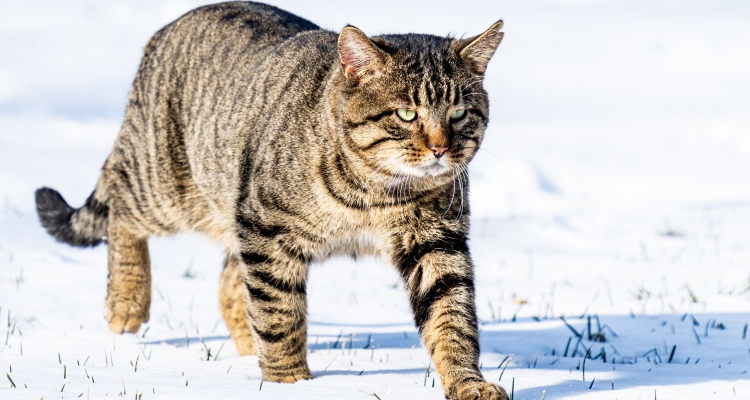
#> input picture chat.jpeg, 1500 x 800 px (shown at 1/2 size); the run also reads 1 picture not shown here
$ jupyter execute --allow-errors CNN_et_Filtres.ipynb   (shell and % lines are left out)   (older library calls are emulated)
#> lines starting #> are read from the running program, lines starting #| are printed output that depends on the picture
# Convolutional Neural Network (CNN)

Les Réseaux de Neurones Convolutifs, ou CNN (Convolutional Neural Networks), sont une classe spécialisée de réseaux de neurones profonds utilisée pour le traitement et l'analyse des images.
Ce Notebook vise à vous montrer les différents filtres que l'on peut appliquer, leurs effets sur des images, ainsi qu'entrainer un réseau de neurones pour une tache de classification.

## Modules / Frameworks

Lors de la mise en œuvre de réseaux de neurones convolutifs (CNN), plusieurs modules et bibliothèques sont couramment utilisés pour diverses tâches telles que la manipulation de matrices, la gestion et l'affichage d'images, et l'apprentissage automatique. Voici une description des principaux modules.

### Manipulation de Matrices & Convolution

#### Numpy :
NumPy est une bibliothèque fondamentale pour le calcul scientifique en Python. Elle permet de créer et de manipuler facilement des tableaux multidimensionnels (matrices), qui sont essentiels pour les calculs de convolution dans les CNN.

[cell 1]
import numpy as np

#### SciPy :
SciPy est une bibliothèque utilisée pour les calculs scientifiques et techniques. Elle inclut des modules pour l'optimisation, l'intégration, l'interpolation, la résolution d'équations différentielles, et plus encore. Le sous-module ndimage est particulièrement utile pour le traitement d'images.

[cell 2]
from scipy.ndimage import convolve

###  Gestion et Affichage des Images

#### PIL/Pillow :
Pillow est une bibliothèque Python pour l'ouverture, la manipulation et l'enregistrement de différents formats d'image. Elle est souvent utilisée pour charger et prétraiter les images avant de les passer à un modèle CNN.

[cell 3]
from PIL import Image

#### Matplotlib :
Matplotlib est une bibliothèque de visualisation 2D en Python. Elle est couramment utilisée pour afficher des images et les résultats de traitement d'images, ce qui est utile pour visualiser les filtres de convolution appliqués par les CNN.

[cell 4]
import matplotlib.pyplot as plt
import matplotlib.image as mpimg

#### OpenCV :
OpenCV est une bibliothèque de vision par ordinateur qui fournit une infrastructure pour la manipulation d'images et de vidéos. Elle est particulièrement utile pour les opérations de prétraitement des images.

[cell 5]
import cv2

### Apprentissage Automatique et Deep Learning

#### Scikit-learn :
Scikit-learn, également connu sous le nom de sklearn, est une bibliothèque open-source de machine learning développée principalement en Python. Elle offre une large gamme d'algorithmes et d'outils pour faciliter la création, l'évaluation et le déploiement de modèles de machine learning

[cell 6]
import sklearn

#### TensorFlow :
TensorFlow est une bibliothèque open-source de calcul numérique et de machine learning développée par Google. Elle est largement utilisée pour construire et entraîner des modèles de deep learning, y compris les CNN.

[cell 7]
import tensorflow as tf

#### Keras :
Keras est une API de réseaux de neurones de haut niveau, écrite en Python et capable de fonctionner par dessus TensorFlow. Elle permet de construire et d'entraîner facilement des modèles de deep learning avec une syntaxe simple et intuitive.

[cell 8]
from tensorflow import keras

#### PyTorch :
PyTorch est une bibliothèque open-source de deep learning développée par Facebook. Elle est très populaire pour la recherche et le développement en deep learning en raison de sa flexibilité et de son utilisation intuitive.

[cell 9]
import torch

# Filtres de convolution & Padding

Dans cette seconde partie, nous allons voir des exemples de filtres pouvant être appliquées dans le cadre de la conception des CNN, et également dans certains cas l'intéret du "Padding".

## Convolution:

### Introduction aux opérations de convolution :

La convolution est d'une importance critique dans le traitement des données, en particulier dans le domaine de l'apprentissage automatique et de la vision par ordinateur, pour plusieurs raisons .

En machine learning, la convolution est une opération qui consiste à appliquer un filtre (ou un noyau) à une entrée, généralement une image, et est utilisée pour extraire des caractéristiques signficatives de celle ci, telles que des motifs, des structures, ou encore des textures particulières.
Un des exemples les plus souvent proposé est celui de la detection des bords et du reliefs.

L'opération de convolution réduit également la taille de l'entrée, ce qui permet de réduire le nombre de paramètres et de calculs nécessaires. Cela rend l'apprentissage plus efficace et permet aux modèles d'être entraînés sur de grandes quantités de données.

### Application du noyau sur une matrice

Comme on peut le voir ci dessus, le principe est simple. On possède en entrée une matrice (qui represente souvent une image), celle ci est ici complété avec des 0 autour, c'est ce qu'on appelle le padding.
Ensuite, on balade notre kernel sur la matrice d'entrée, en appliquant un produit scalaire.
Dans notre cas, cela donne 0x0 + 0x1 + 0x2 + 0x3 = 0
En répétant l'opération pour chaque carré de la matrice initiale, on obtient ainsi une matrice de sortie dite convolée

Voila un exemple d'une implementation de cet opération :

[cell 10]
# Matrice d'entrée
input_matrix = np.array([
    [1, 2, 3, 4, 5],
    [6, 7, 8, 9, 10],
    [11, 12, 13, 14, 15],
    [16, 17, 18, 19, 20],
    [21, 22, 23, 24, 25]
])

# Noyau
kernel = np.array([
    [1, 1],
    [1, 1]
])

# Taille de la matrice d'entrée
input_shape = input_matrix.shape

# Taille du noyau
kernel_shape = kernel.shape

# Initialiser la matrice convolée avec des zéros
output_matrix = np.zeros((input_shape[0] - kernel_shape[0] + 1, input_shape[1] - kernel_shape[1] + 1))

# Parcourir la matrice d'entrée pour appliquer la convolution
for i in range(output_matrix.shape[0]):
    for j in range(output_matrix.shape[1]):
        # Extraire la sous-matrice de la matrice d'entrée
        input_slice = input_matrix[i:i+kernel_shape[0], j:j+kernel_shape[1]]
        # Calculer le produit scalaire entre la sous-matrice et le noyau
        output_matrix[i, j] = np.sum(input_slice * kernel)

# Afficher la matrice convolée
print("Matrice convolée :")
print(output_matrix)

### Application des filtres usuels

De nombreux filtres peuvent être utilisés dans l'extraction de données d'une image, voici certains des plus classiques. Pour illustrer les effets, nous utiliserons l'image de chat ci dessous, importée sur Python à l'aide de matplotlib ou de PIL.

[cell 11]
# Charger l'image à partir du fichier
img = mpimg.imread('chat.jpeg')
#> img is the input picture: shape (800, 1500, 3); mean R, G, B 203.8, 200.1, 197.6

# Afficher l'image dans le notebook
plt.imshow(img)
plt.axis('off')  # Supprimer les axes
plt.show()

#### Filtre de détection de contours (Sobel, Prewitt, Roberts) :
Ces filtres sont utilisés pour détecter les contours dans une image en mettant en évidence les changements abrupts d'intensité.

[cell 12]
# Charger l'image en niveaux de gris
image = cv2.imread('chat.jpeg', cv2.IMREAD_GRAYSCALE)

# Appliquer le filtre de détection de contours de Sobel
sobel_x = cv2.Sobel(image, cv2.CV_64F, 1, 0, ksize=3)
sobel_y = cv2.Sobel(image, cv2.CV_64F, 0, 1, ksize=3)

# Appliquer le filtre de détection de contours de Prewitt
prewitt_x = cv2.filter2D(image, -1, kernel=np.array([[-1, 0, 1], [-1, 0, 1], [-1, 0, 1]]))
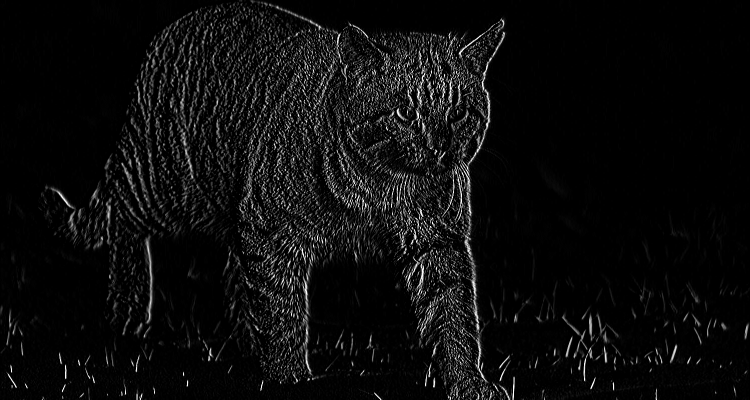
#> prewitt_x: shape (800, 1500) (shown at 1/2 size); min 0, max 255, mean 13.1
prewitt_y = cv2.filter2D(image, -1, kernel=np.array([[-1, -1, -1], [0, 0, 0], [1, 1, 1]]))
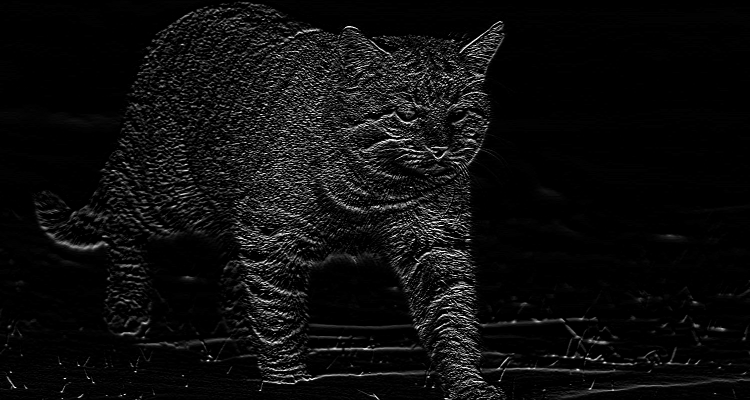
#> prewitt_y: shape (800, 1500) (shown at 1/2 size); min 0, max 255, mean 13.8

# Appliquer le filtre de détection de contours de Roberts
roberts_x = cv2.filter2D(image, -1, kernel=np.array([[1, 0], [0, -1]]))
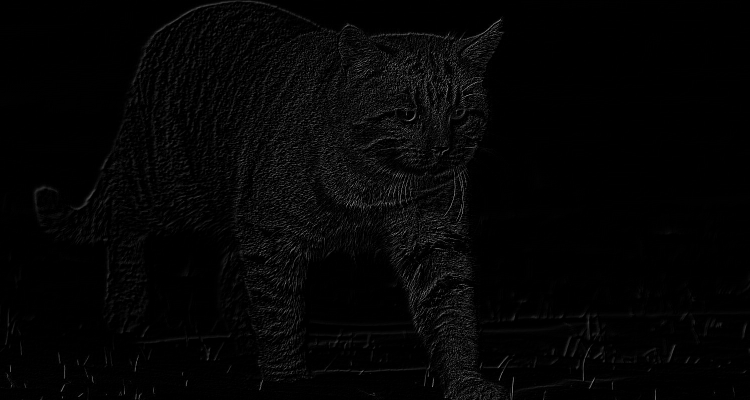
#> roberts_x: shape (800, 1500) (shown at 1/2 size); min 0, max 243, mean 4.8
roberts_y = cv2.filter2D(image, -1, kernel=np.array([[0, 1], [-1, 0]]))

# Afficher les résultats
plt.figure(figsize=(12, 8))

plt.subplot(3, 4, 1), plt.imshow(image, cmap='gray')
plt.title('Image originale'), plt.axis('off')

plt.subplot(3, 4, 2), plt.imshow(sobel_x, cmap='gray')
plt.title('Sobel X'), plt.axis('off')

plt.subplot(3, 4, 3), plt.imshow(sobel_y, cmap='gray')
plt.title('Sobel Y'), plt.axis('off')

plt.subplot(3, 4, 4), plt.imshow(cv2.magnitude(sobel_x, sobel_y), cmap='gray')
plt.title('Sobel'), plt.axis('off')

plt.show()
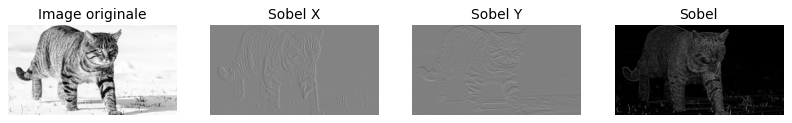
#> figure drawn by matplotlib, 4 panels

#### Filtre de lissage (moyenneur, gaussien) :
Les filtres de lissage sont utilisés pour réduire le bruit dans une image en moyennant les valeurs des pixels voisins, pour cela plusieurs méthodes peuvent être utilisées, comme une moyenne sur les pixels voisins, ou encore un flou gaussien.
Les images étant cependant un peu floues de base en raison de la résolution, il peut être intéressant d'utiliser PIL pour mieux voir les effets

[cell 13]
# Charger l'image
image = cv2.imread('chat.jpeg')
#> image: shape (800, 1500, 3)

# Convertir l'image en niveaux de gris
gray_image = cv2.cvtColor(image, cv2.COLOR_BGR2GRAY)

# Appliquer le filtre moyenneur
average_blur = cv2.blur(gray_image, (3, 3))  # Kernel de taille 3x3

# Appliquer le filtre gaussien avec un noyau encore plus grand et un écart-type plus élevé pour augmenter le flou
gaussian_blur = cv2.GaussianBlur(gray_image, (31, 31), 20)  # Kernel de taille 31x31, écart-type 20
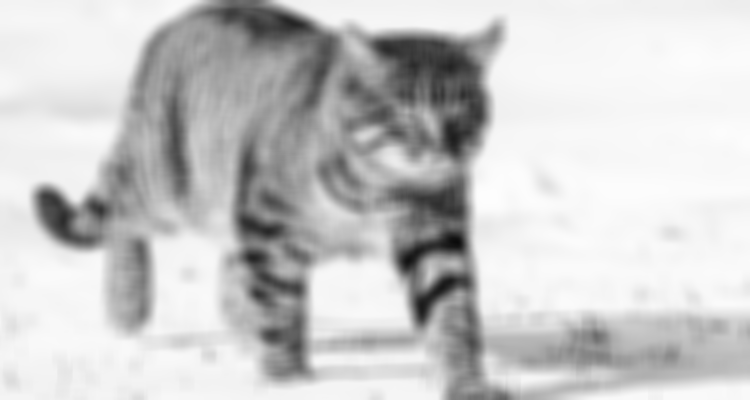
#> gaussian_blur: shape (800, 1500) (shown at 1/2 size); min 11, max 253, mean 200.9

# Afficher les résultats
plt.figure(figsize=(12, 6))

plt.subplot(1, 3, 1)
plt.imshow(gray_image, cmap='gray')
plt.title('Image originale')
plt.axis('off')

plt.subplot(1, 3, 2)
plt.imshow(average_blur, cmap='gray')
plt.title('Filtre moyenneur')
plt.axis('off')

plt.subplot(1, 3, 3)
plt.imshow(gaussian_blur, cmap='gray')
plt.title('Filtre gaussien')
plt.axis('off')

plt.show()

#### Filtre de mise en évidence des bords (laplacien, LoG) :
Ces filtres sont utilisés pour mettre en évidence les bords dans une image en accentuant les changements de signe dans le gradient.
Le filtre laplacien calcule la deuxième dérivée de l'image.
Le filtre LoG (Laplacian of Gaussian) est une combinaison du filtre gaussien et du filtre laplacien.
Comme on peut le voir ci dessous, le filtre LoG peut être intéressant quand le filtre laplacien ne suffit pas à mettre en evidence certains bords.

[cell 14]
# Charger l'image
image = cv2.imread('chat.jpeg')

# Convertir l'image en niveaux de gris
gray_image = cv2.cvtColor(image, cv2.COLOR_BGR2GRAY)

# Appliquer le filtre laplacien
laplacian = cv2.Laplacian(gray_image, cv2.CV_64F)

# Appliquer le filtre LoG (Laplacian of Gaussian)
gaussian_blur = cv2.GaussianBlur(gray_image, (5, 5), 0)  # Appliquer un flou gaussien pour réduire le bruit
log = cv2.Laplacian(gaussian_blur, cv2.CV_64F)
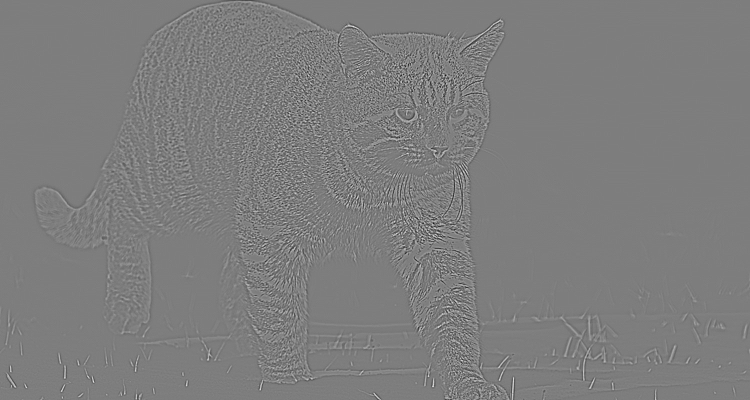
#> log: shape (800, 1500) float64 (shown at 1/2 size); min -73, max 75, mean 0; drawn with min black and max white

# Afficher les résultats
plt.figure(figsize=(12, 6))

plt.subplot(1, 3, 1)
plt.imshow(gray_image, cmap='gray')
plt.title('Image originale')
plt.axis('off')

plt.subplot(1, 3, 2)
plt.imshow(laplacian, cmap='gray')
plt.title('Filtre laplacien')
plt.axis('off')

plt.subplot(1, 3, 3)
plt.imshow(log, cmap='gray')
plt.title('Filtre LoG')
plt.axis('off')

plt.show()

#### Filtre de mise en évidence des lignes droites (Hough) :
Le filtre de Hough est utilisé pour détecter les lignes droites dans une image en transformant les pixels de l'espace image en une représentation paramétrique de l'espace Hough.

[cell 15]
# Charger l'image
image = cv2.imread('chat.jpeg')

# Convertir l'image en niveaux de gris
gray_image = cv2.cvtColor(image, cv2.COLOR_BGR2GRAY)

# Appliquer le filtre de Canny pour la détection de contours
edges = cv2.Canny(gray_image, 50, 150, apertureSize=3)
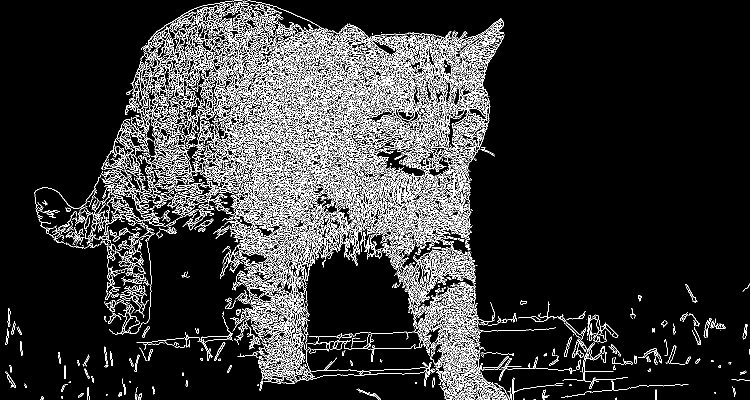
#> edges: shape (800, 1500) (shown at 1/2 size); 12.2% white in thin lines or dots

# Appliquer la transformée de Hough pour la détection de lignes
lines = cv2.HoughLinesP(edges, 1, np.pi/180, threshold=100, minLineLength=100, maxLineGap=10)
#> lines = 731 rows, first 6: [342, 44, 815, 517], [409, 11, 950, 552], [415, 100, 964, 649], [336, 48, 954, 666], [379, 22, 949, 592], [340, 45, 591, 296]

# Dessiner les lignes détectées sur l'image originale
if lines is not None:
    for line in lines:
        x1, y1, x2, y2 = line[0]
        cv2.line(image, (x1, y1), (x2, y2), (0, 0, 255), 2)
#> this loop made 731 passes
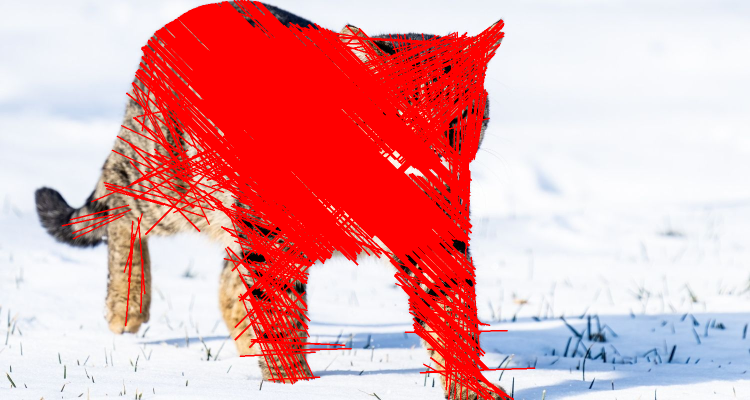
#> image: shape (800, 1500, 3) (shown at 1/2 size); mean B, G, R 168.8, 165.6, 230.2

# Afficher le résultat
plt.imshow(cv2.cvtColor(image, cv2.COLOR_BGR2RGB))
plt.title('Lignes détectées')
plt.axis('off')
plt.show()

#### Filtre de mise en évidence des textures (filtre de Gabor) :
Le filtre de Gabor est utilisé pour détecter les textures dans une image en mesurant les variations locales d'intensité dans différentes orientations et à différentes échelles.
Il est souvent utilisé dans la reconnaissance de texture et la segmentation d'images.

[cell 16]
# Charger l'image
image = cv2.imread('chat.jpeg')

# Convertir l'image en niveaux de gris
gray_image = cv2.cvtColor(image, cv2.COLOR_BGR2GRAY)

# Appliquer le filtre de Gabor
kernels = []
for theta in range(4):  # Créer des filtres Gabor pour différentes orientations
    theta = theta / 4. * np.pi
    kernel = cv2.getGaborKernel((21, 21), 8.0, theta, 10.0, 0.5, 0, ktype=cv2.CV_32F)
    kernels.append(kernel)
#> this loop made 4 passes
#> pass 3, `kernel = cv2.getGaborKernel((21, 21), 8.0, theta, 10.0, 0.5, 0, ktype=..`:
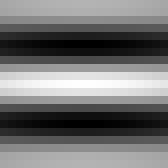
#> kernel: shape (21, 21) float32 (shown 8 times larger); min -0.823, max 1, mean 0.00277; drawn with min black and max white
#> after the loop, kernels = 4 items

filtered_images = []
for kernel in kernels:
    filtered_images.append(cv2.filter2D(gray_image, cv2.CV_8UC3, kernel))
#> after the loop, filtered_images = 4 items

# Afficher le résultat
plt.imshow(cv2.cvtColor(filtered_images[0], cv2.COLOR_GRAY2RGB))
plt.title('Filtre de Gabor')
plt.axis('off')
plt.show()
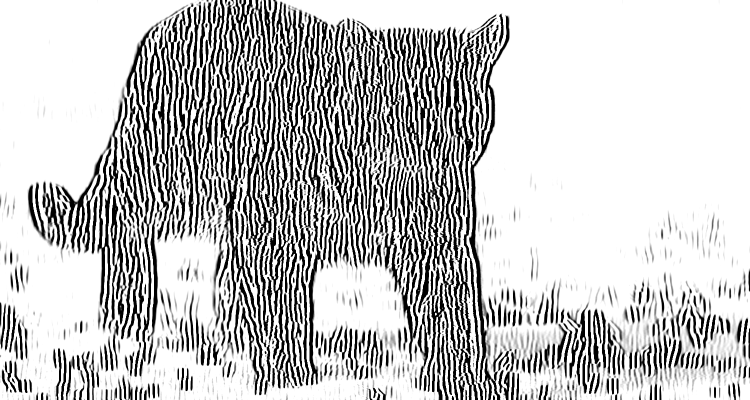
#> shown: shape (800, 1500, 3) (shown at 1/2 size); min 0, max 255, mean 194.8

#### Filtre de fréquences (FTT):
Le filtre de fréquence, également connu sous le nom de transformée de Fourier rapide (FFT), est une technique utilisée en traitement d'image pour analyser les composantes de fréquence dans une image. La transformée de Fourier permet de passer de la représentation spatiale d'une image (dans le domaine spatial) à sa représentation fréquentielle (dans le domaine fréquentiel).

[cell 17]
# Charger l'image en niveaux de gris
image = cv2.imread('chat.jpeg', cv2.IMREAD_GRAYSCALE)

# Appliquer la transformée de Fourier rapide (FFT)
fft_image = np.fft.fft2(image)
fft_shifted = np.fft.fftshift(fft_image)

# Calculer la magnitude de la transformée de Fourier
magnitude_spectrum = 20 * np.log(np.abs(fft_shifted))
#> (the rest of the program and of its run is left out)
